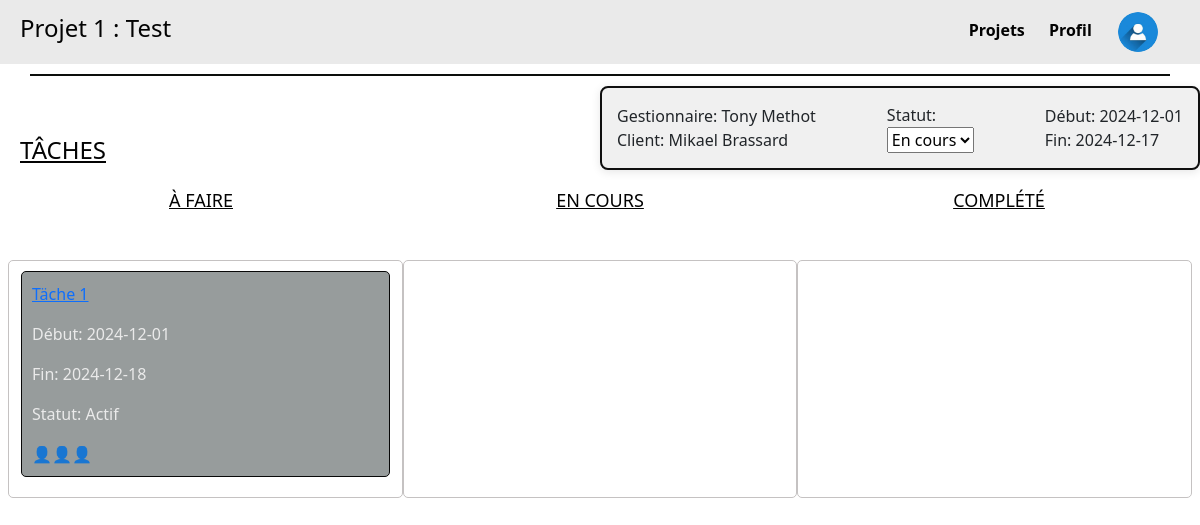
Before: /projet/1 with the older database file.
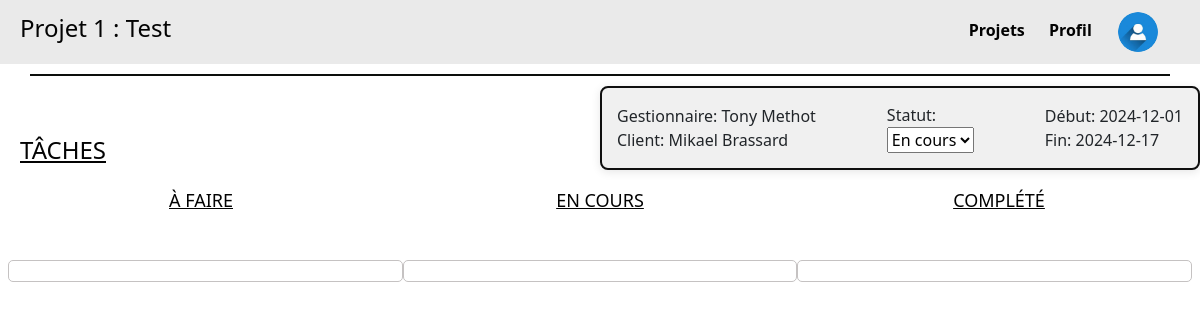
After: the same page with the newer database file.
### tables this page shows
CREATE TABLE Projet_proj (
    proj_id INTEGER PRIMARY KEY,
    proj_clnt_id INTEGER NOT NULL,
    proj_etat_etat INTEGER NOT NULL,
    proj_emp_id INTEGER NOT NULL,
    proj_nom TEXT NOT NULL,
    proj_dateDebut DATE,
    proj_dateFin DATE,
    proj_isTemplate BOOLEAN,
    FOREIGN KEY (proj_clnt_id) REFERENCES Client_clnt(clnt_id),
    FOREIGN KEY (proj_etat_etat) REFERENCES Etat_etat(etat_id),
    FOREIGN KEY (proj_emp_id) REFERENCES Employee_emp(emp_id)
);

CREATE TABLE Tache_tch (
    tch_id INTEGER PRIMARY KEY,
    tch_proj_id INTEGER NOT NULL,
    tch_etat_etat INTEGER NOT NULL,
    tch_parent INTEGER,
    tch_nom TEXT NOT NULL,
    tch_dateDebut DATE,
    tch_dateFin DATE,
    FOREIGN KEY (tch_proj_id) REFERENCES Projet_proj(proj_id),
    FOREIGN KEY (tch_etat_etat) REFERENCES Etat_etat(etat_id),
    FOREIGN KEY (tch_parent) REFERENCES Tache_tch(tch_id)
);

CREATE TABLE Etat_etat (
    etat_id INTEGER PRIMARY KEY,
    etat_nom TEXT NOT NULL
);

### main.py (the view)
@app.route('/projet/<int:id>', methods=['GET'])
def projet(id):
    projet = get_projet_by_id(id)
    if projet is None:
        return "Project not found", 404  # Or render a custom 404 page
    taches = get_taches_by_project(id)
    return render_template('projet.html', projet=projet, taches=taches)

### main.py (called while the page is built)
def get_taches_by_project(proj_id):
    conn = sqlite3.connect(DB)  # Connect to the database
    cursor = conn.cursor()
    query = """
    SELECT
        Tache_tch.tch_id AS id,
        Tache_tch.tch_proj_id AS projet_id,
        Etat_etat.etat_nom AS statut,  -- Get the status name instead of its ID
        Tache_tch.tch_nom AS nom,
        Tache_tch.tch_dateDebut AS dateDebut,
        Tache_tch.tch_dateFin AS dateFin
    FROM Tache_tch
    LEFT JOIN Etat_etat ON Tache_tch.tch_etat_etat = Etat_etat.etat_id  -- Join with the Etat_etat table
    WHERE Tache_tch.tch_proj_id = ? AND Tache_tch.tch_parent IS NULL;
    """
    cursor.execute(query, (proj_id,))
    taches = cursor.fetchall()
    conn.close()
    return taches

### templates/projet.html (shortened to what this page needs)
<!DOCTYPE html>
<html lang="fr">
  <head>
    <link rel="stylesheet" href="/static/css/style.css" />
    <link
      href="https://cdn.jsdelivr.net/npm/bootstrap@5.3.3/dist/css/bootstrap.min.css"
      rel="stylesheet"
    />
  </head>
  <body>
    <div class="header">
      <h4>{{ projet[4] }}</h4>
      <div class="menu">
        <a href="{{ url_for('listeProjets') }}" class="highlight-link"
          >Projets</a
        >
        <a href="{{ url_for('profil') }}" class="highlight-link">Profil</a>
        <a href="#" class="user-icon">
          <img
            src="../static/images/icon_utiliateur.jpg"
            alt="User Icon"
            width="40"
            height="40"
          />
        </a>
      </div>
    </div>
    <div class="divider"></div>
    <h4 class="taches">TÂCHES</h4>
    <div class="project-details">
      <div class="part1">
        <p>Gestionnaire: {{ projet[8] }}</p>
        <p>Client: {{ projet[7] }}</p>
      </div>
      <div class="part2">
        <label for="status">Statut:</label>
        <select id="status">
          <option value="en_cours">En cours</option>
        </select>
      </div>
      <div class="part3">
        <p>Début: {{ projet[5] }}</p>
        <p>Fin: {{ projet[6] }}</p>
      </div>
    </div>
    <div class="task-status">
      <h4 class="A_faire">À FAIRE</h4>
      <h4 class="en_cours">EN COURS</h4>
      <h4 class="complete">COMPLÉTÉ</h4>
    </div>
    <div class="tasks-container row">
      <div
        class="column col-12 col-md-4"
        ondrop="drop(event)"
        ondragover="allowDrop(event)"
      >
        {% for tache in taches %}
        <div
          class="task"
          id="task{{ tache[0] }}"
          draggable="true"
          ondragstart="drag(event)"
        >
          <a href="{{ url_for('tache', proj_id=projet[0], task_id=tache[0]) }}">
            <p>{{ tache[3] }}</p>
          </a>
          <p>Début: {{ tache[4] }}</p>
          <p>Fin: {{ tache[5] }}</p>
          <p>Statut: {{ tache[2] }}</p>
          <div class="icons">👤👤👤</div>
        </div>
        {% endfor %}
      </div>
      <div
        class="column col-12 col-md-4"
        ondrop="drop(event)"
        ondragover="allowDrop(event)"
      >
      </div>
      <div
        class="column col-12 col-md-4"
        ondrop="drop(event)"
        ondragover="allowDrop(event)"
      >
      </div>
    </div>
  </body>
</html>

### static/css/style.css (style rules this page uses)
body { font-family: Arial, sans-serif; margin: 0; padding: 0; background: #eaeaea; background-size: cover; }
.header { display: flex; justify-content: space-between; align-items: center; background-color: #eaeaea; padding: 10px 20px; color: #030303; }
.divider { width: 95%; height: 2px; background-color: #0c0e0c; margin: 10px auto; }
.taches { position: absolute; left: 20px; margin-top: 50px; text-decoration: underline; color: #030303; }
.highlight-link { position: relative; text-decoration: none; color: #a80c67; padding: 5px 0; }
.menu a { margin-right: 20px; text-decoration: none; color: #020202; font-weight: bold; }
.user-icon { display: inline-block; font-size: 20px; border: 2px solid transparent; background-color: transparent; border-radius: 50%; margin-top: auto; vertical-align: middle; border-radius: 100%; overflow: hidden; margin: 0; padding: 0; }
.project-details { top: 20px; right: 20px; width: 90%; margin-left: auto; max-width: 600px; background-color: #f0f0f0; border: 2px solid #0f0f0f; border-radius: 8px; padding: 15px; box-shadow: 0 2px 10px rgba(3, 3, 3, 0.1); display: flex; justify-content: space-between; align-items: center; }
.part1, .part2, .part3 { display: flex; flex-direction: column; }
.part1 p, .part2 p, .part3 p { margin: 0; }
.column { width: 100%; background-color: transparent; padding: 10px; border: 1px solid #c5c2c2; border-radius: 5px; margin-bottom: 20px; }
.task-status { display: flex; justify-content: space-evenly; margin-bottom: 20px; flex-wrap: wrap; }
.A_faire, .en_cours, .complete { margin-top: 20px; font-size: 18px; color: #020202; text-decoration: underline; text-align: center; width: 100%; }
@media (min-width: 576px) { .A_faire, .en_cours, .complete { width: auto; } }
.tasks-container { display: flex; flex-wrap: wrap; justify-content: space-between; padding: 20px; }
@media (min-width: 768px) { .A_faire, .en_cours, .complete { width: 33%; } }

Changed rows visible on the page:
removed Tache_tch: tch_nom "Täche 1", tch_dateDebut "2024-12-01", tch_dateFin "2024-12-18", etat_nom "Actif"
